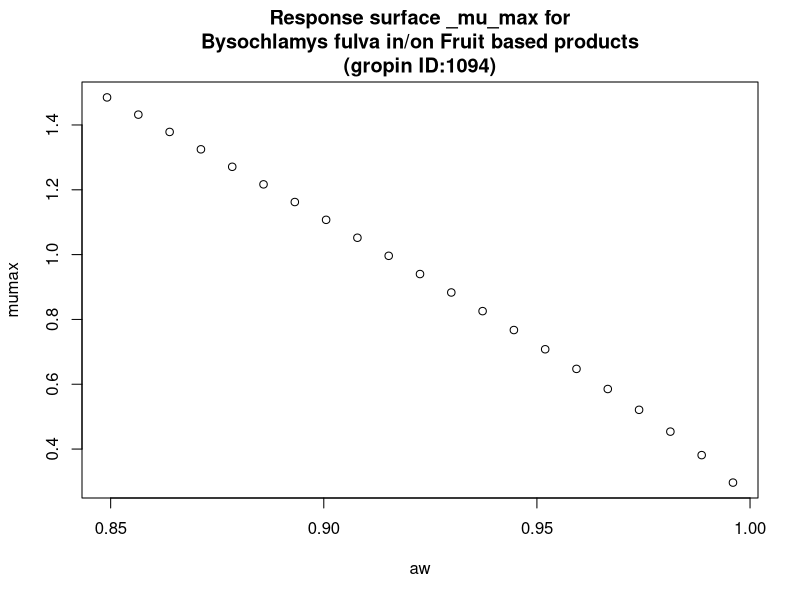

Write R code to recreate this figure.
#############################
# start of Parameter script
#############################
aw <- seq(0.849150849150849,0.995995,length.out=21)
#############################
# end of Parameter script
#############################
############################# 
# start of Model script Gropin ID 1094 
#############################
 
# constant coefficients for this model
 
variables <- data.frame(aw)
argumentsPar <- unique.data.frame(expand.grid(variables))
 
# heart of the model
response_surface <- function(aw) {
   mumax <-0.213+0.939*sqrt(1-aw)+6.015*((sqrt(1-aw))^2)

	return(mumax=mumax)
} 

# output parameters
responseSurface <- cbind(argumentsPar,response_surface(argumentsPar['aw']))
colnames(responseSurface) <- c(colnames(argumentsPar),'mumax')
#############################
# End of Model script
#############################
############################# 
# start of Visualisation script Gropin ID 1094 
#############################
titleText <-'Response surface _mu_max for
Bysochlamys fulva in/on Fruit based products
(gropin ID:1094)'
plot(aw,responseSurface$'mumax',xlab='aw',
                          ylab='mumax',main=titleText)
#############################
# End of Visualisation script
#############################
